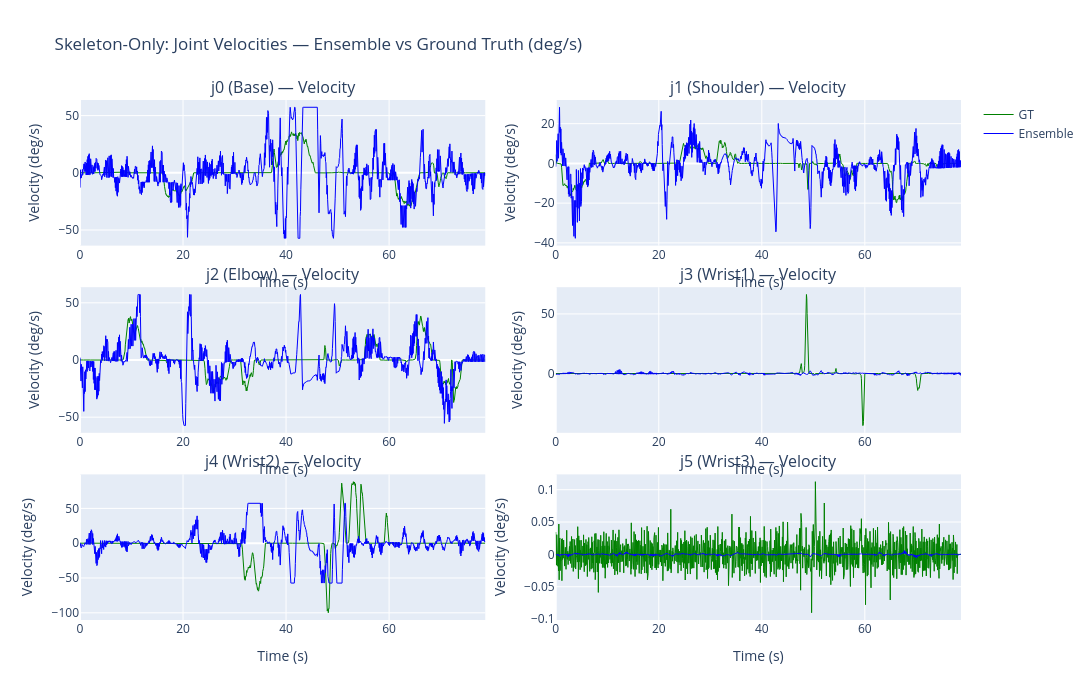

The code cell stored with this chart in its notebook:
### Markdown cell above
## 6. Smoothness Analysis

Compare velocity and acceleration profiles of ensemble output vs ground truth.

### Code cell
dt = 1.0 / 15.0

ensemble_vel = np.diff(np.degrees(ensemble_traj), axis=0) / dt
gt_vel = np.diff(np.degrees(gt_traj), axis=0) / dt

ensemble_acc = np.diff(ensemble_vel, axis=0) / dt
gt_acc = np.diff(gt_vel, axis=0) / dt

t_vel = np.arange(len(ensemble_vel)) / 15.0
t_acc = np.arange(len(ensemble_acc)) / 15.0

fig = make_subplots(
    rows=3, cols=2,
    subplot_titles=[f'{name} — Velocity' for name in joint_names],
    horizontal_spacing=0.08,
    vertical_spacing=0.08,
)

for j in range(6):
    row, col = j // 2 + 1, j % 2 + 1
    fig.add_trace(go.Scatter(
        x=t_vel, y=gt_vel[:, j],
        name='GT' if j == 0 else None,
        mode='lines', line=dict(color='green', width=1),
        showlegend=(j == 0),
    ), row=row, col=col)
    fig.add_trace(go.Scatter(
        x=t_vel, y=ensemble_vel[:, j],
        name='Ensemble' if j == 0 else None,
        mode='lines', line=dict(color='blue', width=1),
        showlegend=(j == 0),
    ), row=row, col=col)

fig.update_layout(
    height=700, width=1100,
    title_text='Skeleton-Only: Joint Velocities — Ensemble vs Ground Truth (deg/s)',
)
fig.update_xaxes(title_text='Time (s)')
fig.update_yaxes(title_text='Velocity (deg/s)')
fig.show()

print('\nSmoothness Metrics (lower = smoother):')
print(f'{"":<18} {"Ensemble":>12} {"GT":>12}')
print('-' * 45)
for j, name in enumerate(joint_names):
    ens_jerk = np.std(ensemble_acc[:, j])
    gt_jerk = np.std(gt_acc[:, j])
    print(f'{name:<18} {ens_jerk:>12.1f} {gt_jerk:>12.1f} deg/s^2 (std of acc)')

### Figure 1 — Plotly figure (JSON) as saved in the notebook; plotly's stock layout.template omitted (floating-point values rounded to 4 significant figures; data arrays with more than 128 entries replaced by an {"elided": "..."} marker saying what was removed)
{"data": [{"line": {"color": "green", "width": 1}, "mode": "lines", "name": "GT", "showlegend": true, "type": "scatter", "x": {"elided": "1181 float values"}, "xaxis": "x", "y": {"elided": "1181 float values"}, "yaxis": "y"}, {"line": {"color": "blue", "width": 1}, "mode": "lines", "name": "Ensemble", "showlegend": true, "type": "scatter", "x": {"elided": "1181 float values"}, "xaxis": "x", "y": {"elided": "1181 float values"}, "yaxis": "y"}, {"line": {"color": "green", "width": 1}, "mode": "lines", "showlegend": false, "type": "scatter", "x": {"elided": "1181 float values"}, "xaxis": "x2", "y": {"elided": "1181 float values"}, "yaxis": "y2"}, {"line": {"color": "blue", "width": 1}, "mode": "lines", "showlegend": false, "type": "scatter", "x": {"elided": "1181 float values"}, "xaxis": "x2", "y": {"elided": "1181 float values"}, "yaxis": "y2"}, {"line": {"color": "green", "width": 1}, "mode": "lines", "showlegend": false, "type": "scatter", "x": {"elided": "1181 float values"}, "xaxis": "x3", "y": {"elided": "1181 float values"}, "yaxis": "y3"}, {"line": {"color": "blue", "width": 1}, "mode": "lines", "showlegend": false, "type": "scatter", "x": {"elided": "1181 float values"}, "xaxis": "x3", "y": {"elided": "1181 float values"}, "yaxis": "y3"}, {"line": {"color": "green", "width": 1}, "mode": "lines", "showlegend": false, "type": "scatter", "x": {"elided": "1181 float values"}, "xaxis": "x4", "y": {"elided": "1181 float values"}, "yaxis": "y4"}, {"line": {"color": "blue", "width": 1}, "mode": "lines", "showlegend": false, "type": "scatter", "x": {"elided": "1181 float values"}, "xaxis": "x4", "y": {"elided": "1181 float values"}, "yaxis": "y4"}, {"line": {"color": "green", "width": 1}, "mode": "lines", "showlegend": false, "type": "scatter", "x": {"elided": "1181 float values"}, "xaxis": "x5", "y": {"elided": "1181 float values"}, "yaxis": "y5"}, {"line": {"color": "blue", "width": 1}, "mode": "lines", "showlegend": false, "type": "scatter", "x": {"elided": "1181 float values"}, "xaxis": "x5", "y": {"elided": "1181 float values"}, "yaxis": "y5"}, {"line": {"color": "green", "width": 1}, "mode": "lines", "showlegend": false, "type": "scatter", "x": {"elided": "1181 float values"}, "xaxis": "x6", "y": {"elided": "1181 float values"}, "yaxis": "y6"}, {"line": {"color": "blue", "width": 1}, "mode": "lines", "showlegend": false, "type": "scatter", "x": {"elided": "1181 float values"}, "xaxis": "x6", "y": {"elided": "1181 float values"}, "yaxis": "y6"}], "layout": {"annotations": [{"font": {"size": 16}, "showarrow": false, "text": "j0 (Base) — Velocity", "x": 0.23, "xanchor": "center", "xref": "paper", "y": 1, "yanchor": "bottom", "yref": "paper"}, {"font": {"size": 16}, "showarrow": false, "text": "j1 (Shoulder) — Velocity", "x": 0.77, "xanchor": "center", "xref": "paper", "y": 1, "yanchor": "bottom", "yref": "paper"}, {"font": {"size": 16}, "showarrow": false, "text": "j2 (Elbow) — Velocity", "x": 0.23, "xanchor": "center", "xref": "paper", "y": 0.64, "yanchor": "bottom", "yref": "paper"}, {"font": {"size": 16}, "showarrow": false, "text": "j3 (Wrist1) — Velocity", "x": 0.77, "xanchor": "center", "xref": "paper", "y": 0.64, "yanchor": "bottom", "yref": "paper"}, {"font": {"size": 16}, "showarrow": false, "text": "j4 (Wrist2) — Velocity", "x": 0.23, "xanchor": "center", "xref": "paper", "y": 0.28, "yanchor": "bottom", "yref": "paper"}, {"font": {"size": 16}, "showarrow": false, "text": "j5 (Wrist3) — Velocity", "x": 0.77, "xanchor": "center", "xref": "paper", "y": 0.28, "yanchor": "bottom", "yref": "paper"}], "height": 700, "title": {"text": "Skeleton-Only: Joint Velocities — Ensemble vs Ground Truth (deg/s)"}, "width": 1100, "xaxis": {"anchor": "y", "autorange": true, "domain": [0, 0.46], "range": [0, 78.67], "title": {"text": "Time (s)"}, "type": "linear"}, "xaxis2": {"anchor": "y2", "autorange": true, "domain": [0.54, 1], "range": [0, 78.67], "title": {"text": "Time (s)"}, "type": "linear"}, "xaxis3": {"anchor": "y3", "autorange": true, "domain": [0, 0.46], "range": [0, 78.67], "title": {"text": "Time (s)"}, "type": "linear"}, "xaxis4": {"anchor": "y4", "autorange": true, "domain": [0.54, 1], "range": [0, 78.67], "title": {"text": "Time (s)"}, "type": "linear"}, "xaxis5": {"anchor": "y5", "autorange": true, "domain": [0, 0.46], "range": [0, 78.67], "title": {"text": "Time (s)"}, "type": "linear"}, "xaxis6": {"anchor": "y6", "autorange": true, "domain": [0.54, 1], "range": [0, 78.67], "title": {"text": "Time (s)"}, "type": "linear"}, "yaxis": {"anchor": "x", "autorange": true, "domain": [0.72, 1], "range": [-63.66, 63.66], "title": {"text": "Velocity (deg/s)"}, "type": "linear"}, "yaxis2": {"anchor": "x2", "autorange": true, "domain": [0.72, 1], "range": [-41.38, 31.91], "title": {"text": "Velocity (deg/s)"}, "type": "linear"}, "yaxis3": {"anchor": "x3", "autorange": true, "domain": [0.36, 0.64], "range": [-63.66, 63.66], "title": {"text": "Velocity (deg/s)"}, "type": "linear"}, "yaxis4": {"anchor": "x4", "autorange": true, "domain": [0.36, 0.64], "range": [-49.72, 72.41], "title": {"text": "Velocity (deg/s)"}, "type": "linear"}, "yaxis5": {"anchor": "x5", "autorange": true, "domain": [0, 0.28], "range": [-110.3, 98.8], "title": {"text": "Velocity (deg/s)"}, "type": "linear"}, "yaxis6": {"anchor": "x6", "autorange": true, "domain": [0, 0.28], "range": [-0.1014, 0.1236], "title": {"text": "Velocity (deg/s)"}, "type": "linear"}}}
